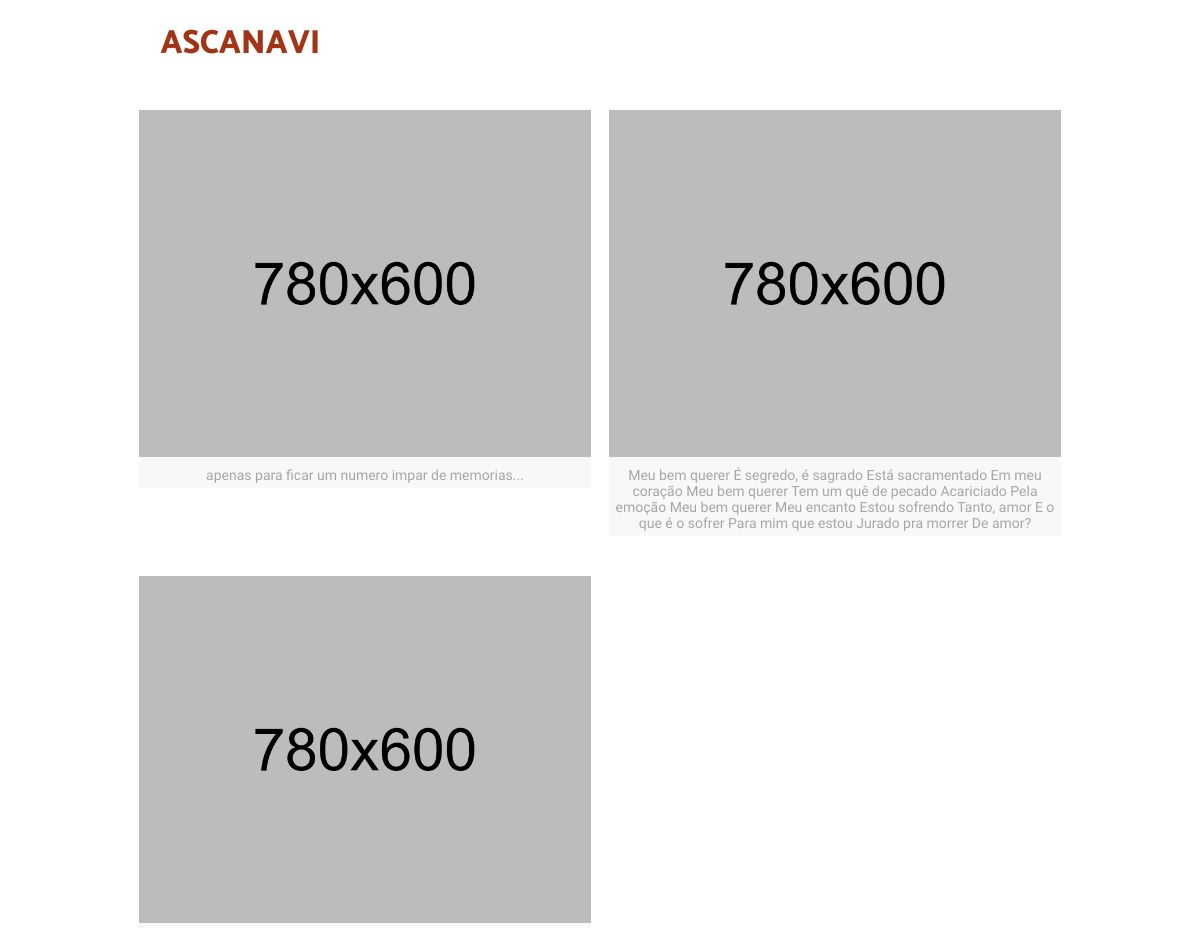
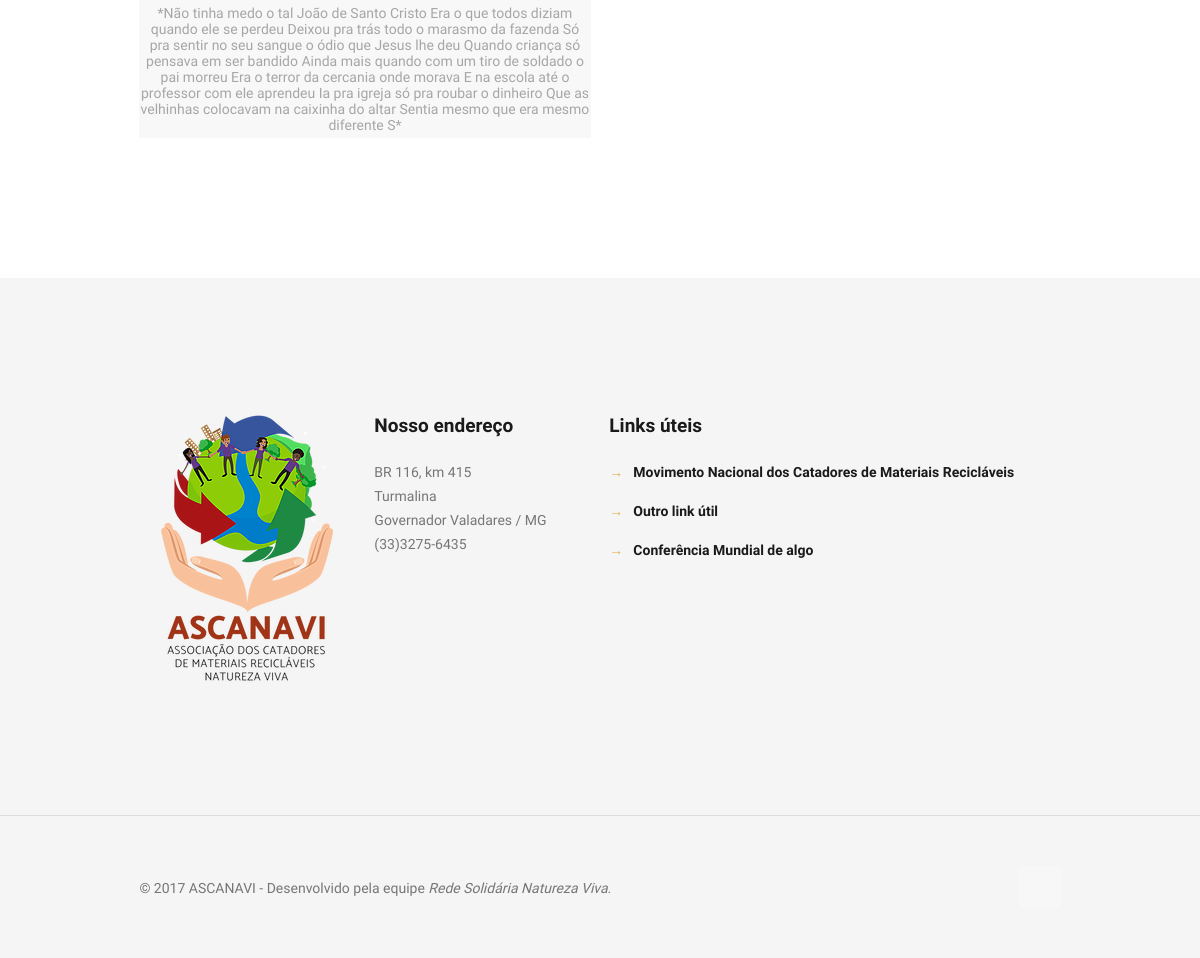
The app's page /memorias with its own data (2 pictures, top to bottom).
### core/models.py (models this page shows, shortened)
class Memoria(models.Model):
    data      = models.DateField(auto_now=True)
    descricao = models.TextField(max_length=500, verbose_name='descrição')
    imagem    = ResizedImageField(size=[780,600], upload_to='memorias')
    class Meta:
        verbose_name = 'memória'

### core/views.py (the view)
# urls.py: url(r'^memorias', memorias, name='memorias'),
def memorias(request):
    try:
        itens = Memoria.objects.order_by('-data')
    except Memoria.DoesNotExist:
        itens = None
    context = {'itens': itens}
    return render(request, 'memorias.html', context)

### core/context_processors.py (called while the page is built)
def contato(request):
    from core.models import Contato
    try:
        contato = Contato.objects.latest('id')
    except Contato.DoesNotExist:
        contato = None
    return {
        'contato': contato,
    }

### templates/memorias.html (shortened to what this page needs)
{% load static %}
<!DOCTYPE html>
<html class="no-js">
<head>
    <link rel='stylesheet' href="{% static 'core/css/global.css' %}">
    <link rel='stylesheet' href="{% static 'core/css/structure.css' %}">
    <link rel='stylesheet' href="{% static 'core/css/home.css' %}">
    <link rel='stylesheet' href="{% static 'core/css/custom.css' %}">
</head>
<body class="color-custom style-simple layout-full-width nice-scroll-on button-flat if-zoom if-border-hide single-template-builder hide-love header-classic minimalist-header-no sticky-header sticky-tb-color ab-hide subheader-both-center menu-link-color menuo-no-borders menuo-right mobile-tb-left mobile-side-slide mobile-mini-mr-lc mobile-header-mini mobile-sticky">
    <div id="Wrapper">
        {% include 'header.html' %}
        <div id="Content" class="no-padding">
            <div class="content_wrapper clearfix">
                <div class="sections_group">
                    <div class="section mcb-section" style="/*padding-top:120px;*/ padding-bottom:100px;">
                        <div class="section_wrapper mcb-section-inner">
                            <div class="wrap mcb-wrap one  valign-top clearfix">
                                <div class="mcb-wrap-inner">
                                    {% if itens %}
                                        {% for i in itens %}
                                            <div class="column mcb-column one-second column_image ">
                                                <div class="image_frame image_item scale-with-grid aligncenter no_border">
                                                    <div class="image_wrapper">
                                                        <a href="{% static 'core/images/home_home_productdetails4.jpg' %}" rel="prettyphoto">
                                                            <div class="mask"></div><img class="scale-with-grid" src="{% static 'core/images/home_home_productdetails4.jpg' %}" alt="" width="780" height="600" />
                                                        </a>
                                                    </div>
                                                </div>
                                            <p class="wp-caption-text">
                                                {{ i.descricao }}
                                            </p>
                                            </div>
                                        {% endfor %}
                                    {% endif %}
                                </div>
                            </div>
                        </div>
                    </div>
                </div>
            </div>
        </div>
        {% include 'footer.html' %}
    </div>
</body>
</html>

### core/static/core/css/home.css (style rules this page uses)
body, ul.timeline_items, .icon_box a .desc, .icon_box a:hover .desc, .feature_list ul li a, .list_item a, .list_item a:hover, .widget_recent_entries ul li a, .flat_box a, .flat_box a:hover, .story_box .desc, .content_slider.carouselul li a .title, .content_slider.flat.description ul li .desc, .content_slider.flat.description ul li a .desc, .post-nav.minimal a i { color: #5e5e5e; }
a { color: #e6ae48; }
.image_frame { border-color: #f8f8f8; }
html { background-color: #fff; }
#Wrapper, #Content { background-color: #fff; }
body, button, span.date_label, .timeline_items li h3 span, input[type="submit"], input[type="reset"], input[type="button"], input[type="text"], input[type="password"], input[type="tel"], input[type="email"], textarea, select, .offer_li .title h3 { font-family: "Nunito Sans", Arial, Tahoma, sans-serif; }
body { font-size: 14px; line-height: 24px; font-weight: 400; letter-spacing: 0px; }

### records on screen
Memoria: descricao "apenas para ficar um numero impar de memorias..."
Memoria: descricao "Meu bem querer É segredo, é sagrado Está sacramentado Em meu coração Meu bem querer Tem um quê de pecado Acariciado Pela emoção Meu bem querer Meu encanto Estou sofrendo Tanto, amor E o que é o sofrer Para mim que estou Jurado pra morrer De amor?"
Memoria: descricao "*Não tinha medo o tal João de Santo Cristo Era o que todos diziam quando ele se perdeu Deixou pra trás todo o marasmo da fazenda Só pra sentir no seu sangue o ódio que Jesus lhe deu Quando criança só pensava em ser bandido Ainda mais quando com um tiro de soldado o pai morreu Era o terror da cercania onde morava E na escola até o professor com ele aprendeu Ia pra igreja só pra roubar o dinheiro Que as velhinhas colocavam na caixinha do altar Sentia mesmo que era mesmo diferente S*"
